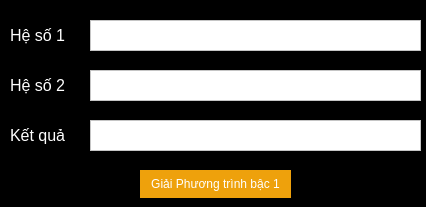
<?xml version="1.0" encoding="UTF-8"?>
<ui version="4.0">
 <class>ptb1_window</class>
 <widget class="QWidget" name="ptb1_window">
  <property name="geometry">
   <rect>
    <x>0</x>
    <y>0</y>
    <width>426</width>
    <height>207</height>
   </rect>
  </property>
  <property name="windowTitle">
   <string>ptb1Window</string>
  </property>
  <property name="styleSheet">
   <string notr="true">background-color: black; 
color: white; </string>
  </property>
  <widget class="QLabel" name="label_hs1">
   <property name="geometry">
    <rect>
     <x>10</x>
     <y>20</y>
     <width>71</width>
     <height>31</height>
    </rect>
   </property>
   <property name="font">
    <font>
     <pointsize>12</pointsize>
    </font>
   </property>
   <property name="text">
    <string>Hệ số 1</string>
   </property>
  </widget>
  <widget class="QTextBrowser" name="textBrowser_hs1">
   <property name="geometry">
    <rect>
     <x>90</x>
     <y>20</y>
     <width>331</width>
     <height>31</height>
    </rect>
   </property>
   <property name="styleSheet">
    <string notr="true">color: black; 
background-color: white; </string>
   </property>
  </widget>
  <widget class="QLabel" name="label_hs2">
   <property name="geometry">
    <rect>
     <x>10</x>
     <y>70</y>
     <width>71</width>
     <height>31</height>
    </rect>
   </property>
   <property name="font">
    <font>
     <pointsize>12</pointsize>
    </font>
   </property>
   <property name="text">
    <string>Hệ số 2</string>
   </property>
  </widget>
  <widget class="QTextBrowser" name="textBrowser_hs2">
   <property name="geometry">
    <rect>
     <x>90</x>
     <y>70</y>
     <width>331</width>
     <height>31</height>
    </rect>
   </property>
   <property name="styleSheet">
    <string notr="true">color: black; 
background-color: white; </string>
   </property>
  </widget>
  <widget class="QPushButton" name="button_giai">
   <property name="geometry">
    <rect>
     <x>140</x>
     <y>170</y>
     <width>151</width>
     <height>28</height>
    </rect>
   </property>
   <property name="styleSheet">
    <string notr="true">background-color: #EEA10C;
color: white;
border-radius: 50px;</string>
   </property>
   <property name="text">
    <string>Giải Phương trình bậc 1</string>
   </property>
  </widget>
  <widget class="QLabel" name="label_ketqua">
   <property name="geometry">
    <rect>
     <x>10</x>
     <y>120</y>
     <width>71</width>
     <height>31</height>
    </rect>
   </property>
   <property name="font">
    <font>
     <pointsize>12</pointsize>
    </font>
   </property>
   <property name="text">
    <string>Kết quả</string>
   </property>
  </widget>
  <widget class="QTextBrowser" name="textBrowser_ketqua">
   <property name="geometry">
    <rect>
     <x>90</x>
     <y>120</y>
     <width>331</width>
     <height>31</height>
    </rect>
   </property>
   <property name="styleSheet">
    <string notr="true">color: black; 
background-color: white; </string>
   </property>
  </widget>
 </widget>
 <resources/>
 <connections/>
</ui>
